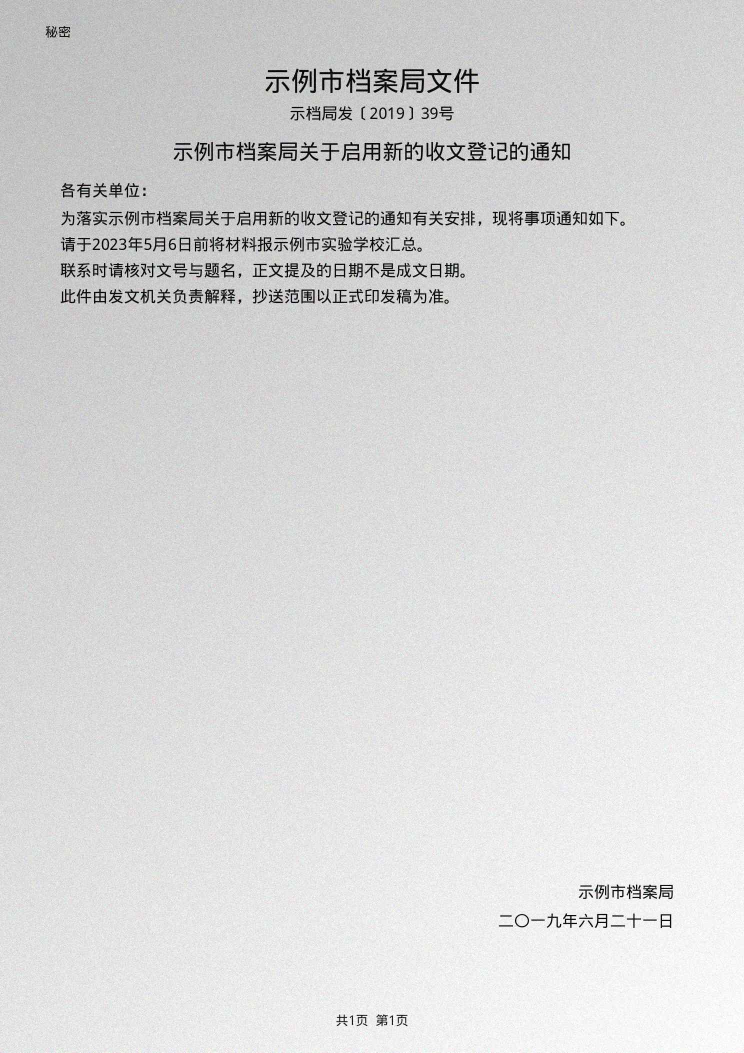
#> input picture eval/corpus/29-photocopy.jpg, 1488 x 2105 px (shown at 1/2 size)
$ python -i preprocess.py   (imports and definitions only)
#> lines starting #> are read from the running program, lines starting #| are printed output that depends on the picture
#> further down, picture is the input picture: shape (2105, 1488, 3); mean B, G, R 216.1, 216.1, 216.1
"""Image preprocessing variants for the OCR evaluation. Not used by the app."""
from __future__ import annotations

import math

import cv2
import numpy as np


def deskew(bgr: np.ndarray) -> tuple[np.ndarray, float]:
    gray = cv2.cvtColor(bgr, cv2.COLOR_BGR2GRAY)
    edges = cv2.Canny(gray, 50, 150, apertureSize=3)
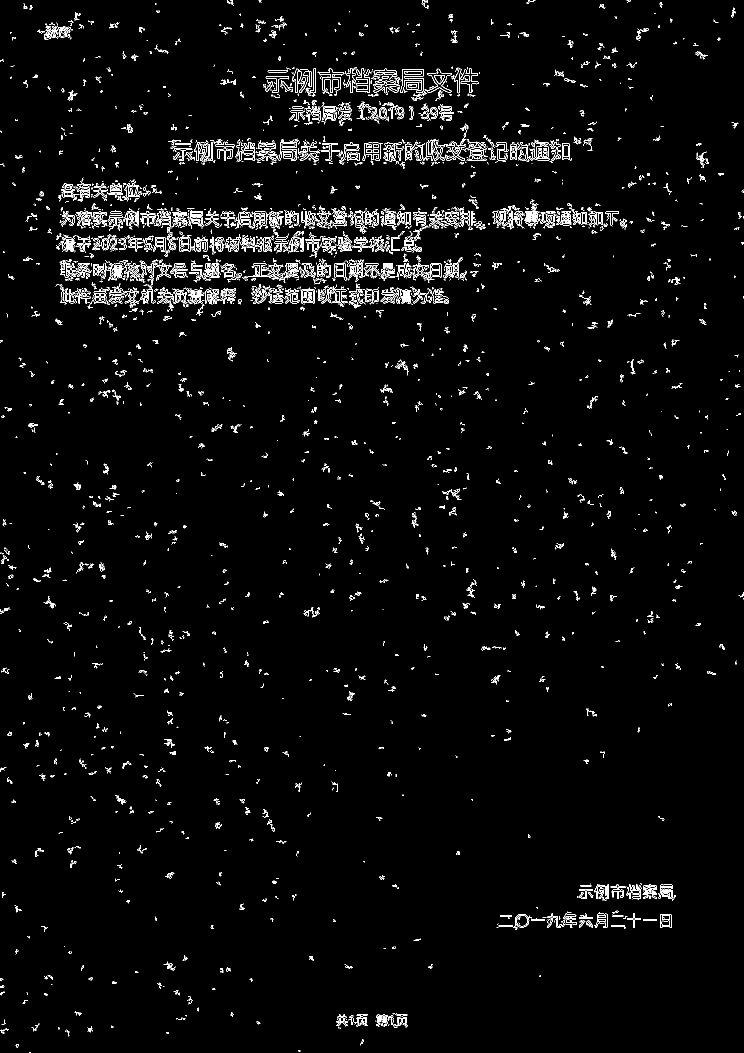
#> edges: shape (2105, 1488) (shown at 1/2 size); 2.5% white in thin lines or dots
    lines = cv2.HoughLinesP(
        edges, 1, math.pi / 180, threshold=80,
        minLineLength=max(bgr.shape[1] // 5, 40), maxLineGap=30,
    )
#> lines = 150 rows, first 6: [123, 447, 1249, 447], [126, 423, 800, 423], [120, 442, 949, 428], [125, 446, 944, 431], [126, 426, 945, 426], [121, 441, 949, 427]
    if lines is None:
        return bgr, 0.0
    angles = []
    for x1, y1, x2, y2 in lines[:, 0]:
        angle = math.degrees(math.atan2(y2 - y1, x2 - x1))
        if abs(angle) <= 12:
            angles.append(angle)
#> this loop made 150 passes
#> (x1, y1, x2, y2, angle) on passes 1 to 12: (123, 447, 1249, 447, 0), (126, 423, 800, 423, 0), (120, 442, 949, 428, -0.968), (125, 446, 944, 431, -1.05), (126, 426, 945, 426, 0), (121, 441, 949, 427, -0.969), (119, 444, 421, 439, -0.949), (123, 450, 796, 450, 0), (503, 586, 879, 586, 0), (123, 540, 457, 540, 0), (503, 533, 917, 533, 0), (123, 449, 1252, 449, 0)
#> angle on passes 61 to 66: -0.996, 0, 0.988, -1.97, -1.99, 0.996
#> after the loop, angles = 150 values, max 3.02 at index 141, min -3.99 at index 108, mean -0.185
    if len(angles) < 3:
        return bgr, 0.0
    angle = float(np.median(angles))
    if abs(angle) < 0.4:
        return bgr, 0.0
    height, width = bgr.shape[:2]
    matrix = cv2.getRotationMatrix2D((width / 2, height / 2), angle, 1.0)
    rotated = cv2.warpAffine(
        bgr, matrix, (width, height), flags=cv2.INTER_CUBIC,
        borderMode=cv2.BORDER_CONSTANT, borderValue=(255, 255, 255),
    )
    return rotated, angle


def denoise(bgr: np.ndarray) -> np.ndarray:
    return cv2.fastNlMeansDenoisingColored(bgr, None, 6, 6, 7, 21)


# [35 lines left out: functions binarize, upscale, _red_mask, suppress_red, not called in this run]


def red_channel(bgr: np.ndarray) -> np.ndarray:
    return suppress_red(bgr, _red_mask(bgr))


# [28 lines left out: functions _seal_circles, red_seal_only, not called in this run]


def seal_circles_pil_space(bgr: np.ndarray) -> list[tuple[int, int, int]]:
    return _seal_circles(bgr)


# [26 lines left out: function apply_variant, not called in this run]

>>> import cv2
>>> picture = cv2.imread('corpus/29-photocopy.jpg')
>>> result = deskew(picture)
